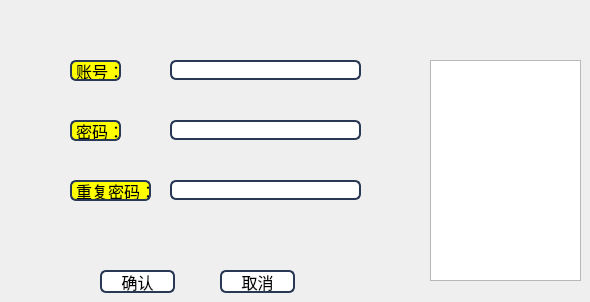
         <widget class="QWidget" name="tab_43">
          <attribute name="title">
           <string>添加管理员</string>
          </attribute>
          <widget class="QLabel" name="label_2">
           <property name="geometry">
            <rect>
             <x>70</x>
             <y>60</y>
             <width>51</width>
             <height>21</height>
            </rect>
           </property>
           <property name="font">
            <font>
             <family>微软雅黑</family>
             <pointsize>12</pointsize>
            </font>
           </property>
           <property name="styleSheet">
            <string notr="true">border: 2px solid rgb(41,57,85);
border-radius:6px;
background:yellow;
selection-background-color:green;</string>
           </property>
           <property name="text">
            <string>账号：</string>
           </property>
          </widget>
          <widget class="QLabel" name="label_3">
           <property name="geometry">
            <rect>
             <x>70</x>
             <y>120</y>
             <width>51</width>
             <height>21</height>
            </rect>
           </property>
           <property name="font">
            <font>
             <family>微软雅黑</family>
             <pointsize>12</pointsize>
            </font>
           </property>
           <property name="styleSheet">
            <string notr="true">border: 2px solid rgb(41,57,85);
border-radius:6px;
background:yellow;
selection-background-color:green;</string>
           </property>
           <property name="text">
            <string>密码：</string>
           </property>
          </widget>
          <widget class="QLabel" name="label_4">
           <property name="geometry">
            <rect>
             <x>70</x>
             <y>180</y>
             <width>81</width>
             <height>21</height>
            </rect>
           </property>
           <property name="font">
            <font>
             <family>微软雅黑</family>
             <pointsize>12</pointsize>
            </font>
           </property>
           <property name="styleSheet">
            <string notr="true">border: 2px solid rgb(41,57,85);
border-radius:6px;
background:yellow;
selection-background-color:green;</string>
           </property>
           <property name="text">
            <string>重复密码：</string>
           </property>
          </widget>
          <widget class="QLineEdit" name="lineEdit">
           <property name="geometry">
            <rect>
             <x>170</x>
             <y>60</y>
             <width>191</width>
             <height>20</height>
            </rect>
           </property>
           <property name="font">
            <font>
             <family>微软雅黑</family>
             <pointsize>10</pointsize>
            </font>
           </property>
           <property name="styleSheet">
            <string notr="true">border: 2px solid rgb(41,57,85);
border-radius:6px;
background:white;
selection-background-color:green;</string>
           </property>
          </widget>
          <widget class="QLineEdit" name="lineEdit_2">
           <property name="geometry">
            <rect>
             <x>170</x>
             <y>120</y>
             <width>191</width>
             <height>20</height>
            </rect>
           </property>
           <property name="font">
            <font>
             <family>微软雅黑</family>
             <pointsize>10</pointsize>
            </font>
           </property>
           <property name="styleSheet">
            <string notr="true">border: 2px solid rgb(41,57,85);
border-radius:6px;
background:white;
selection-background-color:green;</string>
           </property>
           <property name="echoMode">
            <enum>QLineEdit::Password</enum>
           </property>
          </widget>
          <widget class="QLineEdit" name="lineEdit_3">
           <property name="geometry">
            <rect>
             <x>170</x>
             <y>180</y>
             <width>191</width>
             <height>20</height>
            </rect>
           </property>
           <property name="font">
            <font>
             <family>微软雅黑</family>
             <pointsize>10</pointsize>
            </font>
           </property>
           <property name="styleSheet">
            <string notr="true">border: 2px solid rgb(41,57,85);
border-radius:6px;
background:white;
selection-background-color:green;</string>
           </property>
           <property name="echoMode">
            <enum>QLineEdit::Password</enum>
           </property>
          </widget>
          <widget class="QPushButton" name="pushButton">
           <property name="geometry">
            <rect>
             <x>100</x>
             <y>270</y>
             <width>75</width>
             <height>23</height>
            </rect>
           </property>
           <property name="font">
            <font>
             <family>微软雅黑</family>
             <pointsize>12</pointsize>
            </font>
           </property>
           <property name="styleSheet">
            <string notr="true">border: 2px solid rgb(41,57,85);
border-radius:6px;
background:white;
selection-background-color:green;</string>
           </property>
           <property name="text">
            <string>确认</string>
           </property>
          </widget>
          <widget class="QPushButton" name="pushButton_3">
           <property name="geometry">
            <rect>
             <x>220</x>
             <y>270</y>
             <width>75</width>
             <height>23</height>
            </rect>
           </property>
           <property name="font">
            <font>
             <family>微软雅黑</family>
             <pointsize>12</pointsize>
            </font>
           </property>
           <property name="styleSheet">
            <string notr="true">border: 2px solid rgb(41,57,85);
border-radius:6px;
background:white;
selection-background-color:green;</string>
           </property>
           <property name="text">
            <string>取消</string>
           </property>
          </widget>
          <widget class="QGraphicsView" name="graphicsView_6">
           <property name="geometry">
            <rect>
             <x>430</x>
             <y>60</y>
             <width>151</width>
             <height>221</height>
            </rect>
           </property>
           <property name="styleSheet">
            <string notr="true">border-image: url(:/photo/snap2018-05-21-16-52-17.png);</string>
           </property>
          </widget>
         </widget>
